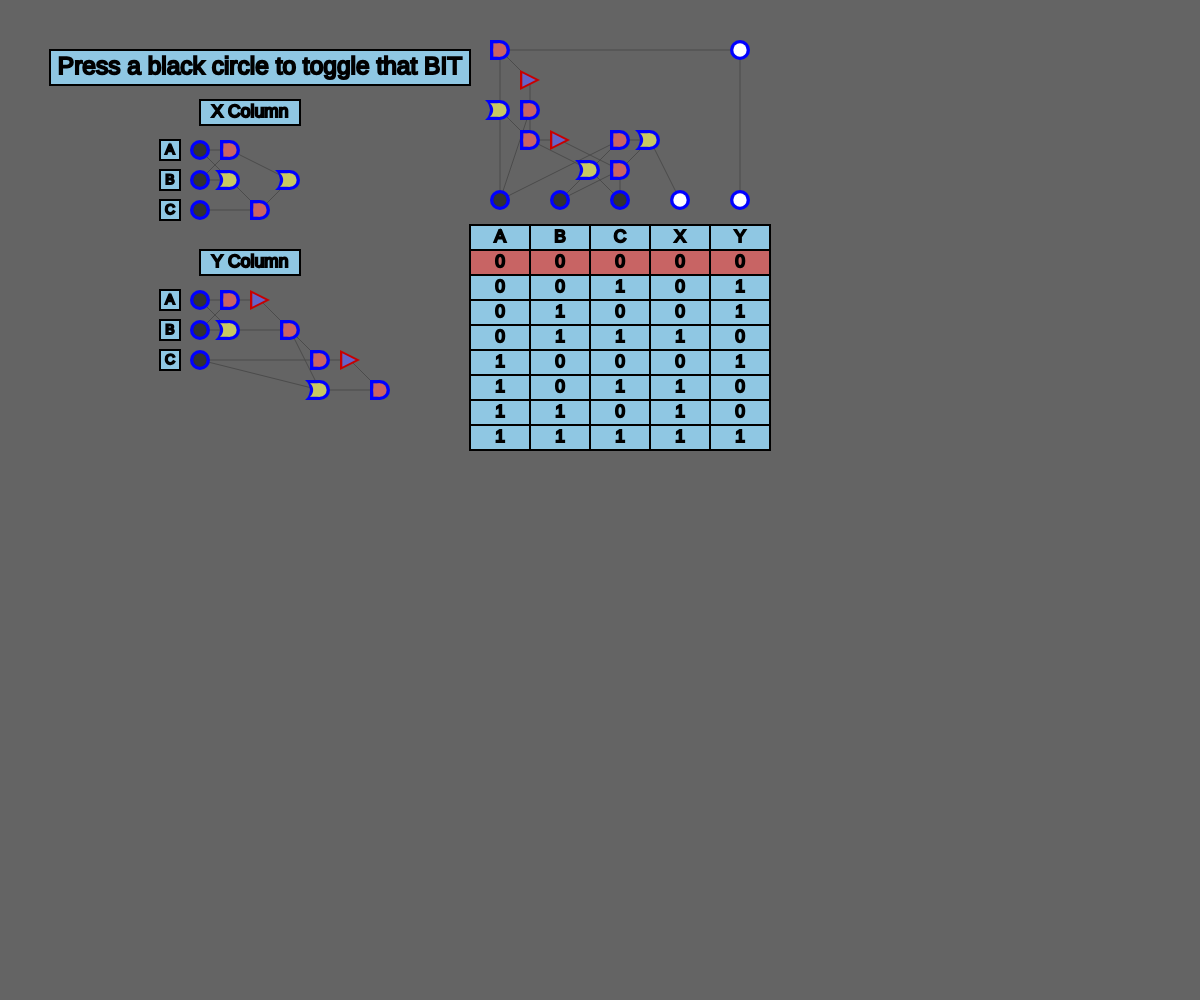
Frame 1 (no input)
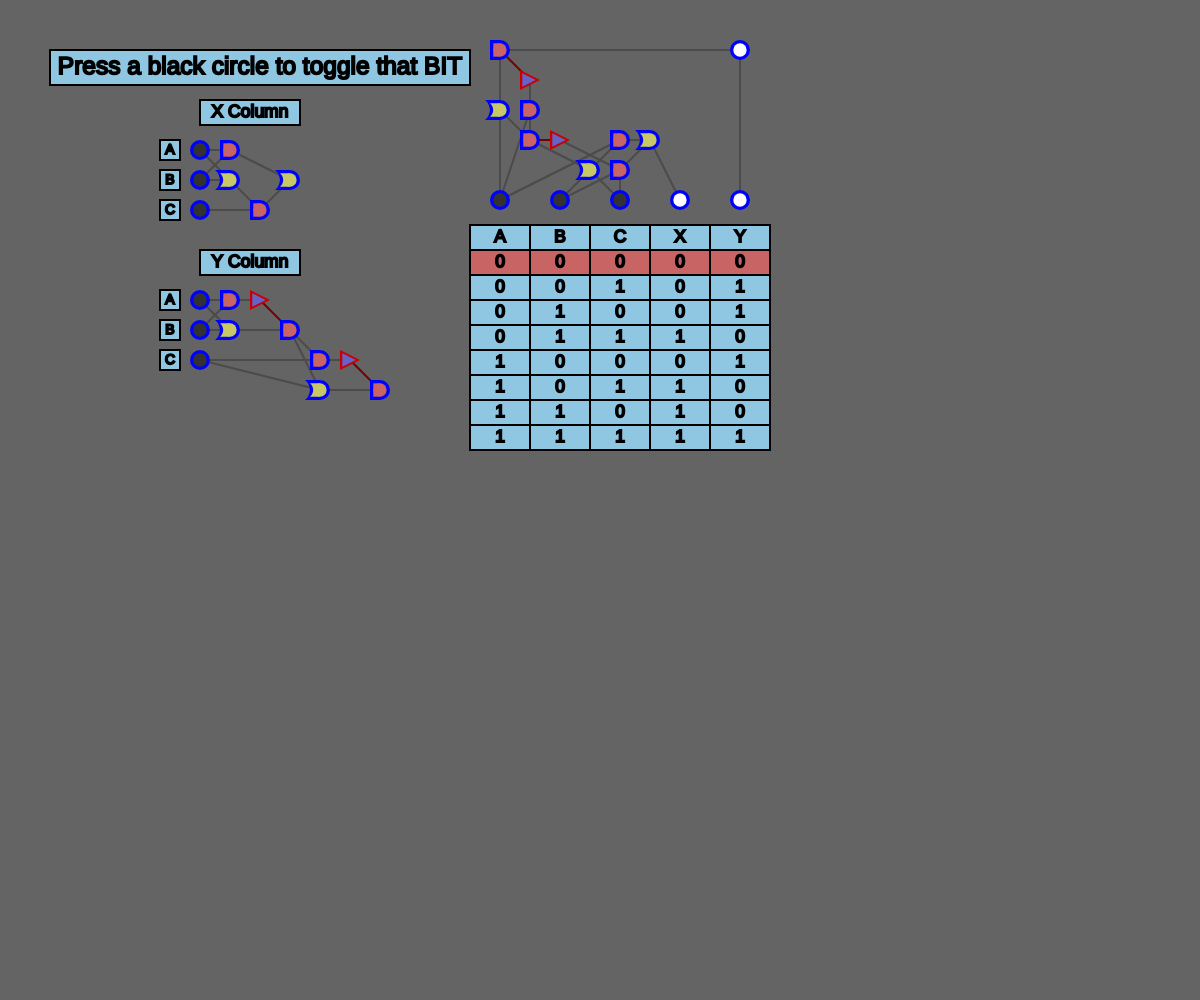
Frame 60 (no input)
Frame 120 (the mouse pressed at the canvas centre since frame 60): identical to frame 60, image omitted

The p5.js sketch that drew these frames (run headless with seeded random() and noise() and a simulated clock; from frame 60 on, the mouse is pressed at the canvas centre):

// p5.js sketch
// ── sketch.js
let andColor, orColor, xorColor, notColor, pointColor, nodecolor, adderColor, subtr, aluColor, clockColor, pauseColor;
let points = [];
let gates = [];
let pointSize = 20;
let spaceBetween = 10;

let offset;
let mainChart;
let charts = [];
let chartA, chartB, chartC;

function setup() {
	createCanvas(windowWidth, windowHeight);

	colorInner = color(0, 255, 0);
	colorActive = color(200, 0, 0);
	colorLineActive = color(120, 0, 0);
	colorOuter = color(0, 0, 255);
	colorLineInActive = color(75, 75, 75);
	andColor = color(200, 100, 100);
	orColor = color(200, 200, 100);
	xorColor = color(100, 200, 200);
	notColor = color(100, 100, 200);
	pointColor = color(50);
	nodeColor = color(255, 255, 255);

	charts.push(new Chart(
		createVector(50, 50),
		createVector(420, 35),
		[["Press a black circle to toggle that BIT"]]
	));

	offset = createVector(0,0);
	let size = createVector(pointSize + spaceBetween * 2 * 2, 25);

	let pos = createVector(200, 150);
	buildXColumn(pos);
	pos = createVector(200, 300);
	buildYColumn(pos);

	pos = createVector(200, 100);
	addLetterLabels(pos, "X");
	pos = createVector(200, 250);
	addLetterLabels(pos, "Y");

	pos = createVector(500, 200);
	buildFullAdder(pos);

	pos = createVector(500 - (spaceBetween + pointSize), 225);
	let data = [
		["A", "B", "C", "X", "Y"],
		[0,0,0,0,0],
		[0,0,1,0,1],
		[0,1,0,0,1],
		[0,1,1,1,0],
		[1,0,0,0,1],
		[1,0,1,1,0],
		[1,1,0,1,0],
		[1,1,1,1,1],
	];

	mainChart = new Chart(
		pos,
		size,
		data
	);
	charts.push(mainChart);
	mainChart.findRowToHighlight(chartA.active, chartB.active, chartC.active);
}

function draw() {
	background(100);

	gates.forEach(gate => {
		gate.update();
		gate.drawInputLines();
	});

	points.forEach(point => {
		point.update();
		point.show()
	});
	gates.forEach(gate =>{
		gate.show();
	});

	charts.forEach(chart => {
		chart.show();
	});
}

function mousePressed(){
	checkCollisions();

	mainChart.findRowToHighlight(chartA.active, chartB.active, chartC.active);
}

function checkCollisions(){
	let ob;
	ob = checkPointCollision();
	if (ob != null){ob.toggle();}

	return ob != null;
}

function checkPointCollision(){
	for (let point of points){
		let d = dist(point.pos.x-offset.x, point.pos.y-offset.y, mouseX, mouseY);
		if (d < pointSize/2){
			return point;
		}
	}
}

function addLetterLabels(pos, label){
	let size = createVector(100, 25);
	let labelSize = createVector(20, 20);

	charts.push(new Chart(pos, size, [[label + " Column"]]));
	pos = createVector(pos.x - 40, pos.y + 40);
	charts.push(new Chart(pos, labelSize, [["A"]]));
	pos = createVector(pos.x, pos.y + 30);
	charts.push(new Chart(pos, labelSize, [["B"]]));
	pos = createVector(pos.x, pos.y + 30);
	charts.push(new Chart(pos, labelSize, [["C"]]));
}
// ── buildFunctions.js
function buildXColumn(pos){
    let a = buildPoint(pos, 0, 0);
    let b = buildPoint(pos, 0, 1);
    let c = buildPoint(pos, 0, 1);
    points.push(a, b, c);

    let and1 = buildGate("and", pos, a, b, 1, -2);
    let or1 = buildGate("or", pos, a, b, 0, 1);
    let and2 = buildGate("and", pos, or1, c, 1, 1);
    let or2 = buildGate("or", pos, and1, and2, 1, -1);

    gates.push(or1, or2);
    gates.push(and1, and2);
}

function buildYColumn(pos){
    let a = buildPoint(pos, 0, 0);
    let b = buildPoint(pos, 0, 1);
    let c = buildPoint(pos, 0, 1);
    points.push(a, b, c);

    let and1 = buildGate("and", pos, a, b, 1, -2);
    let or1 = buildGate("or", pos, a, b, 0, 1);
    let not1 = buildGate("not", pos, and1, null, 1, -1);
    let and2 = buildGate("and", pos, not1, or1, 1, 1);
    let and3 = buildGate("and", pos, and2, c, 1, 1);
    let or2 = buildGate("or", pos, and2, c, 0, 1);
    let not2 = buildGate("not", pos, and3, null, 1, -1);
    let and4 = buildGate("and", pos, not2, or2, 1, 1);

    gates.push(or1, or2);
    gates.push(and1, and2, and3, and4);
    gates.push(not1, not2);
}

function buildFullAdder(pos){
    let a = buildPoint(pos, 0, 0);
    let b = buildPoint(pos, 2, 0);
    let c = buildPoint(pos, 2, 0);
    let x = buildPoint(pos, 2, 0, "node");
    let y = buildPoint(pos, 2, 0, "node");

    points.push(a, b, c, x, y);
    chartA = a; chartB = b; chartC = c;

    let and1 = buildGate("and", pos, c, b, -4, -1);
    let or1 = buildGate("or", pos, c, b, -1, 0);
    let and2 = buildGate("and", pos, a, or1, 1, -1);
    let or2 = buildGate("or", pos, and1, and2, 1, 0);
    let not1 = buildGate("not", pos, and1, null, -3, 0);
    let and3 = buildGate("and", pos, not1, or1, -1, 0);
    let and4 = buildGate("and", pos, and3, a, 0, -1);
    let or3 = buildGate("or", pos, and3, a, -1, 0);
    let not2 = buildGate("not", pos, and4, null, 1, -1);
    let and5 = buildGate("and", pos, not2, or3, -1, -1);

    //connector just to make the gates look cleaner
    let connector = buildPoint(pos, 8, 0, "node");
    connector.inputs.push(and5);
    points.push(connector);

    x.inputs.push(or2);
    y.inputs.push(connector);

    gates.push(or1, or2, or3);
    gates.push(and1, and2, and3, and4, and5);
    gates.push(not1, not2);
}

function buildPoint(pos, posChangeX, posChangeY, type="point"){
    pos.x += posChangeX * (spaceBetween + pointSize);
    pos.y += posChangeY * (spaceBetween + pointSize);
    let point = new Point(pos, type);
    return point;
}

function buildGate(type, pos, input1, input2=null, posChangeX=0, posChangeY=0){
    pos.x += posChangeX * (spaceBetween + pointSize);
    pos.y += posChangeY * (spaceBetween + pointSize);
    let gate = new Gate(type, pos);
    gate.inputs.push(input1);
    if (type != "not"){gate.inputs.push(input2);}
    return gate;
}
// ── chart.js
class Chart{
    constructor(pos, size, data){
        this.pos = createVector(pos.x, pos.y);
        this.size = createVector(size.x, size.y);
        this.data = data;
        this.cells = [];
        this.backgroundColor = color(143, 199, 227);
        this.highlightColor = color(200, 100, 100);
        this.borderColor = color(0, 0, 0);
        this.init();
    }

    init(){
        for (let y=0; y<this.data.length; y++){
            let holdData = [];
            for (let x=0; x<this.data[0].length; x++){
                let pos = createVector(
                    this.pos.x + this.size.x * x,
                    this.pos.y + this.size.y * y
                );
                holdData.push(new Cell(
                    pos, 
                    this.size, 
                    this.data[y][x], 
                    this.backgroundColor,
                    this.borderColor
                ));
            }
            this.cells.push(holdData);
        }
    }

    show(){
        this.cells.forEach(cellArr => {
            cellArr.forEach(cell => {
                cell.show();
            });
        });
    }

    clearHighlights(){
        this.cells.forEach(cellArr => {
            cellArr.forEach(cell => {
                cell.color = this.backgroundColor;
            });
        });
    }

    highlightRow(row){
        this.clearHighlights();
        for (let i=0; i<this.cells[row].length; i++){
            this.cells[row][i].color = this.highlightColor;
        }
    }

    findRowToHighlight(a,b,c){
        //ABC passed as bool, row determined from chart in 1103 final project
        let row = 1;
        if (c){row += 1;}
        if (b){row += 2;}
        if (a){row += 4;}
        this.highlightRow(row);
    }
}

class Cell{
    constructor(pos, size, data, mainColor, borderColor){
        this.pos = createVector(pos.x, pos.y);
        this.size = size;
        this.data = data;
        this.color = mainColor;
        this.borderColor = borderColor;
    }

    show(){
        fill(this.color);
        stroke(this.borderColor);
        strokeWeight(2);
        rect(this.pos.x, this.pos.y, this.size.x, this.size.y);

        fill(this.borderColor);
        textAlign(CENTER, CENTER);
        let tSize = this.size.x > this.size.y ? this.size.y : this.size.x;
        textSize(tSize * 0.7);
        text(this.data, 
            this.pos.x + this.size.x / 2, 
            this.pos.y + this.size.y / 2
        );
    }
}
// ── gate.js
class Gate {
    constructor(type, pos) {
        this.type = type;
        this.pos = createVector(pos.x, pos.y);
        this.active = false;
        this.inputs = [];
    }
    show() {
        let offsetPos = createVector(this.pos.x, this.pos.y);
        offsetPos.x -= offset.x;
        offsetPos.y -= offset.y;
        fill(colorOuter);
        if (this.active) {
            fill(colorActive);
        }
        noStroke();
        if (this.type == "and") {
            ellipse(offsetPos.x, offsetPos.y, pointSize, pointSize);
            rect(offsetPos.x - pointSize / 2, offsetPos.y - pointSize / 2, pointSize / 2, pointSize);
            fill(andColor);
            ellipse(offsetPos.x, offsetPos.y, pointSize * 2 / 3, pointSize * 2 / 3);
            rect(offsetPos.x - pointSize / 3, offsetPos.y - pointSize / 3, (pointSize * 2 / 3) / 2, pointSize * 2 / 3);
        } else if (this.type == "or") {
            ellipse(offsetPos.x, offsetPos.y, pointSize, pointSize);
            let ellipseSize = pointSize;
            beginShape();
            vertex(offsetPos.x, offsetPos.y - ellipseSize / 2);
            vertex(offsetPos.x - ellipseSize * 3 / 4, offsetPos.y - ellipseSize / 2);
            vertex(offsetPos.x - ellipseSize * 3 / 4 + ellipseSize / 8 * 1, offsetPos.y - ellipseSize / 2 + ellipseSize / 8 * 1);
            vertex(offsetPos.x - ellipseSize * 3 / 4 + ellipseSize / 8 * 1.5, offsetPos.y - ellipseSize / 2 + ellipseSize / 8 * 2);
            vertex(offsetPos.x - ellipseSize * 3 / 4 + ellipseSize / 8 * 1.8, offsetPos.y - ellipseSize / 2 + ellipseSize / 8 * 3);
            vertex(offsetPos.x - ellipseSize * 3 / 4 + ellipseSize / 8 * 2, offsetPos.y - ellipseSize / 2 + ellipseSize / 8 * 4);
            vertex(offsetPos.x - ellipseSize * 3 / 4 + ellipseSize / 8 * 1.8, offsetPos.y - ellipseSize / 2 + ellipseSize / 8 * 5);
            vertex(offsetPos.x - ellipseSize * 3 / 4 + ellipseSize / 8 * 1.5, offsetPos.y - ellipseSize / 2 + ellipseSize / 8 * 6);
            vertex(offsetPos.x - ellipseSize * 3 / 4 + ellipseSize / 8 * 1, offsetPos.y - ellipseSize / 2 + ellipseSize / 8 * 7);
            vertex(offsetPos.x - ellipseSize * 3 / 4, offsetPos.y - ellipseSize / 2 + ellipseSize / 8 * 8);
            vertex(offsetPos.x, offsetPos.y + ellipseSize / 2);
            endShape();
            ellipseSize *= 2 / 3;
            fill(orColor);
            ellipse(offsetPos.x, offsetPos.y, ellipseSize, ellipseSize);
            beginShape();
            vertex(offsetPos.x, offsetPos.y - ellipseSize / 2);
            vertex(offsetPos.x - ellipseSize * 3 / 4, offsetPos.y - ellipseSize / 2);
            vertex(offsetPos.x - ellipseSize * 3 / 4 + ellipseSize / 8 * 1, offsetPos.y - ellipseSize / 2 + ellipseSize / 8 * 1);
            vertex(offsetPos.x - ellipseSize * 3 / 4 + ellipseSize / 8 * 1.5, offsetPos.y - ellipseSize / 2 + ellipseSize / 8 * 2);
            vertex(offsetPos.x - ellipseSize * 3 / 4 + ellipseSize / 8 * 1.8, offsetPos.y - ellipseSize / 2 + ellipseSize / 8 * 3);
            vertex(offsetPos.x - ellipseSize * 3 / 4 + ellipseSize / 8 * 2, offsetPos.y - ellipseSize / 2 + ellipseSize / 8 * 4);
            vertex(offsetPos.x - ellipseSize * 3 / 4 + ellipseSize / 8 * 1.8, offsetPos.y - ellipseSize / 2 + ellipseSize / 8 * 5);
            vertex(offsetPos.x - ellipseSize * 3 / 4 + ellipseSize / 8 * 1.5, offsetPos.y - ellipseSize / 2 + ellipseSize / 8 * 6);
            vertex(offsetPos.x - ellipseSize * 3 / 4 + ellipseSize / 8 * 1, offsetPos.y - ellipseSize / 2 + ellipseSize / 8 * 7);
            vertex(offsetPos.x - ellipseSize * 3 / 4, offsetPos.y - ellipseSize / 2 + ellipseSize / 8 * 8);
            vertex(offsetPos.x, offsetPos.y + ellipseSize / 2);
            endShape();
        } else if (this.type == "xor") {
            ellipse(offsetPos.x, offsetPos.y, pointSize, pointSize);
            let ellipseSize = createVector(pointSize * 3 / 4, pointSize);
            beginShape();
            vertex(offsetPos.x, offsetPos.y - ellipseSize.y / 2);
            vertex(offsetPos.x - ellipseSize.x, offsetPos.y - ellipseSize.y / 2);
            vertex(offsetPos.x - ellipseSize.x + ellipseSize.x / 8 * 1, offsetPos.y - ellipseSize.y / 2 + ellipseSize.y / 8 * 1);
            vertex(offsetPos.x - ellipseSize.x + ellipseSize.x / 8 * 1.5, offsetPos.y - ellipseSize.y / 2 + ellipseSize.y / 8 * 2);
            vertex(offsetPos.x - ellipseSize.x + ellipseSize.x / 8 * 1.8, offsetPos.y - ellipseSize.y / 2 + ellipseSize.y / 8 * 3);
            vertex(offsetPos.x - ellipseSize.x + ellipseSize.x / 8 * 2, offsetPos.y - ellipseSize.y / 2 + ellipseSize.y / 8 * 4);
            vertex(offsetPos.x - ellipseSize.x + ellipseSize.x / 8 * 1.8, offsetPos.y - ellipseSize.y / 2 + ellipseSize.y / 8 * 5);
            vertex(offsetPos.x - ellipseSize.x + ellipseSize.x / 8 * 1.5, offsetPos.y - ellipseSize.y / 2 + ellipseSize.y / 8 * 6);
            vertex(offsetPos.x - ellipseSize.x + ellipseSize.x / 8 * 1, offsetPos.y - ellipseSize.y / 2 + ellipseSize.y / 8 * 7);
            vertex(offsetPos.x - ellipseSize.x, offsetPos.y - ellipseSize.y / 2 + ellipseSize.y / 8 * 8);
            vertex(offsetPos.x, offsetPos.y + ellipseSize.y / 2);
            endShape();
            ellipseSize = createVector(ellipseSize.x * 2 / 3, ellipseSize.y * 2 / 3);
            fill(xorColor);
            ellipse(offsetPos.x, offsetPos.y, ellipseSize.y, ellipseSize.y);
            beginShape();
            vertex(offsetPos.x, offsetPos.y - ellipseSize.y / 2);
            vertex(offsetPos.x - ellipseSize.x, offsetPos.y - ellipseSize.y / 2);
            vertex(offsetPos.x - ellipseSize.x + ellipseSize.x / 8 * 1, offsetPos.y - ellipseSize.y / 2 + ellipseSize.y / 8 * 1);
            vertex(offsetPos.x - ellipseSize.x + ellipseSize.x / 8 * 1.5, offsetPos.y - ellipseSize.y / 2 + ellipseSize.y / 8 * 2);
            vertex(offsetPos.x - ellipseSize.x + ellipseSize.x / 8 * 1.8, offsetPos.y - ellipseSize.y / 2 + ellipseSize.y / 8 * 3);
            vertex(offsetPos.x - ellipseSize.x + ellipseSize.x / 8 * 2, offsetPos.y - ellipseSize.y / 2 + ellipseSize.y / 8 * 4);
            vertex(offsetPos.x - ellipseSize.x + ellipseSize.x / 8 * 1.8, offsetPos.y - ellipseSize.y / 2 + ellipseSize.y / 8 * 5);
            vertex(offsetPos.x - ellipseSize.x + ellipseSize.x / 8 * 1.5, offsetPos.y - ellipseSize.y / 2 + ellipseSize.y / 8 * 6);
            vertex(offsetPos.x - ellipseSize.x + ellipseSize.x / 8 * 1, offsetPos.y - ellipseSize.y / 2 + ellipseSize.y / 8 * 7);
            vertex(offsetPos.x - ellipseSize.x, offsetPos.y - ellipseSize.y / 2 + ellipseSize.y / 8 * 8);
            vertex(offsetPos.x, offsetPos.y + ellipseSize.y / 2);
            endShape();
            stroke(xorColor);
            noFill();
            ellipseSize = createVector(ellipseSize.x * 1.5, ellipseSize.y);
            beginShape();
            vertex(offsetPos.x - ellipseSize.x, offsetPos.y - ellipseSize.y / 2);
            vertex(offsetPos.x - ellipseSize.x + ellipseSize.x / 8 * 1, offsetPos.y - ellipseSize.y / 2 + ellipseSize.y / 8 * 1);
            vertex(offsetPos.x - ellipseSize.x + ellipseSize.x / 8 * 1.5, offsetPos.y - ellipseSize.y / 2 + ellipseSize.y / 8 * 2);
            vertex(offsetPos.x - ellipseSize.x + ellipseSize.x / 8 * 1.8, offsetPos.y - ellipseSize.y / 2 + ellipseSize.y / 8 * 3);
            vertex(offsetPos.x - ellipseSize.x + ellipseSize.x / 8 * 2, offsetPos.y - ellipseSize.y / 2 + ellipseSize.y / 8 * 4);
            vertex(offsetPos.x - ellipseSize.x + ellipseSize.x / 8 * 1.8, offsetPos.y - ellipseSize.y / 2 + ellipseSize.y / 8 * 5);
            vertex(offsetPos.x - ellipseSize.x + ellipseSize.x / 8 * 1.5, offsetPos.y - ellipseSize.y / 2 + ellipseSize.y / 8 * 6);
            vertex(offsetPos.x - ellipseSize.x + ellipseSize.x / 8 * 1, offsetPos.y - ellipseSize.y / 2 + ellipseSize.y / 8 * 7);
            vertex(offsetPos.x - ellipseSize.x, offsetPos.y - ellipseSize.y / 2 + ellipseSize.y / 8 * 8);
            endShape();
            noStroke();
        } else if (this.type == "not") {
            let triangleSize = pointSize / 2;
            beginShape();
            vertex(offsetPos.x - triangleSize, offsetPos.y - triangleSize);
            vertex(offsetPos.x - triangleSize, offsetPos.y + triangleSize);
            vertex(offsetPos.x + triangleSize, offsetPos.y);
            endShape();
            triangleSize *= 2 / 3;
            offsetPos.x = offsetPos.x - pointSize / 20;
            fill(notColor);
            beginShape();
            vertex(offsetPos.x - triangleSize, offsetPos.y - triangleSize);
            vertex(offsetPos.x - triangleSize, offsetPos.y + triangleSize);
            vertex(offsetPos.x + triangleSize, offsetPos.y);
            endShape();
        }
    }
    drawInputLines() {
        if (this.inputs.length > 0) {
            let offsetPos = createVector(this.pos.x, this.pos.y);
            offsetPos.x -= offset.x;
            offsetPos.y -= offset.y;
            for (let input of this.inputs) {
                if (input.active){stroke(colorLineActive);}
                else {stroke(colorLineInActive);}
                
                line(offsetPos.x, offsetPos.y, input.pos.x - offset.x, input.pos.y - offset.y);
            }
        }
    }
    update() {
        if (this.inputs.length > 0) {
            if (this.type == "and") {
                this.andLogic();
            } else if (this.type == "or") {
                this.orLogic();
            } else if (this.type == "xor") {
                this.xorLogic();
            } else if (this.type == "not") {
                this.active = !this.inputs[0].active;
            }
        }
    }
    andLogic() {
        this.active = false;
        let count = 0;
        for (let input of this.inputs) {
            if (input.active) {
                count++;
            }
        }
        if (count >= this.inputs.length) {
            this.active = true;
        }
    }
    orLogic() {
        this.active = false;
        for (let input of this.inputs) {
            if (input.active) {
                this.active = true;
            }
        }
    }
    xorLogic() {
        this.active = false;
        let count = 0;
        for (let input of this.inputs) {
            if (input.active) {
                this.active = true;
                count++;
            }
        }
        if (count >= this.inputs.length) {
            this.active = false;
        }
    }
}
// ── point.js
class Point {
    constructor(pos, type="point") {
        this.active = false;
        this.pos = createVector(pos.x, pos.y);
        this.type = type;
        this.inputs = [];
    }
    show() {
        let offsetPos = createVector(this.pos.x, this.pos.y);
        offsetPos.x -= offset.x;
        offsetPos.y -= offset.y;
        //draw line
        if (this.inputs.length > 0) {
            if (this.inputs[0].active){stroke(colorLineActive);}
            else {stroke(colorLineInActive);}
            line(offsetPos.x, offsetPos.y, this.inputs[0].pos.x - offset.x, this.inputs[0].pos.y - offset.y);
        }
        //draw point
        fill(colorOuter);
        if (this.active) {
            fill(colorActive);
        }
        noStroke();
        ellipse(offsetPos.x, offsetPos.y, pointSize, pointSize);
        if (this.type == "node") {
            fill(nodeColor);
        } else {
            fill(pointColor);
        }
        ellipse(offsetPos.x, offsetPos.y, pointSize * 2 / 3, pointSize * 2 / 3);

    }
    toggle() {
        if (this.type != "node") {
            this.active = !this.active;
        }
    }
    update() {
        if (this.type == "node") {
            this.active = false;
            for (let input of this.inputs) {
                if (input.active) {
                    this.active = true;
                }
            }
        }
    }
}
